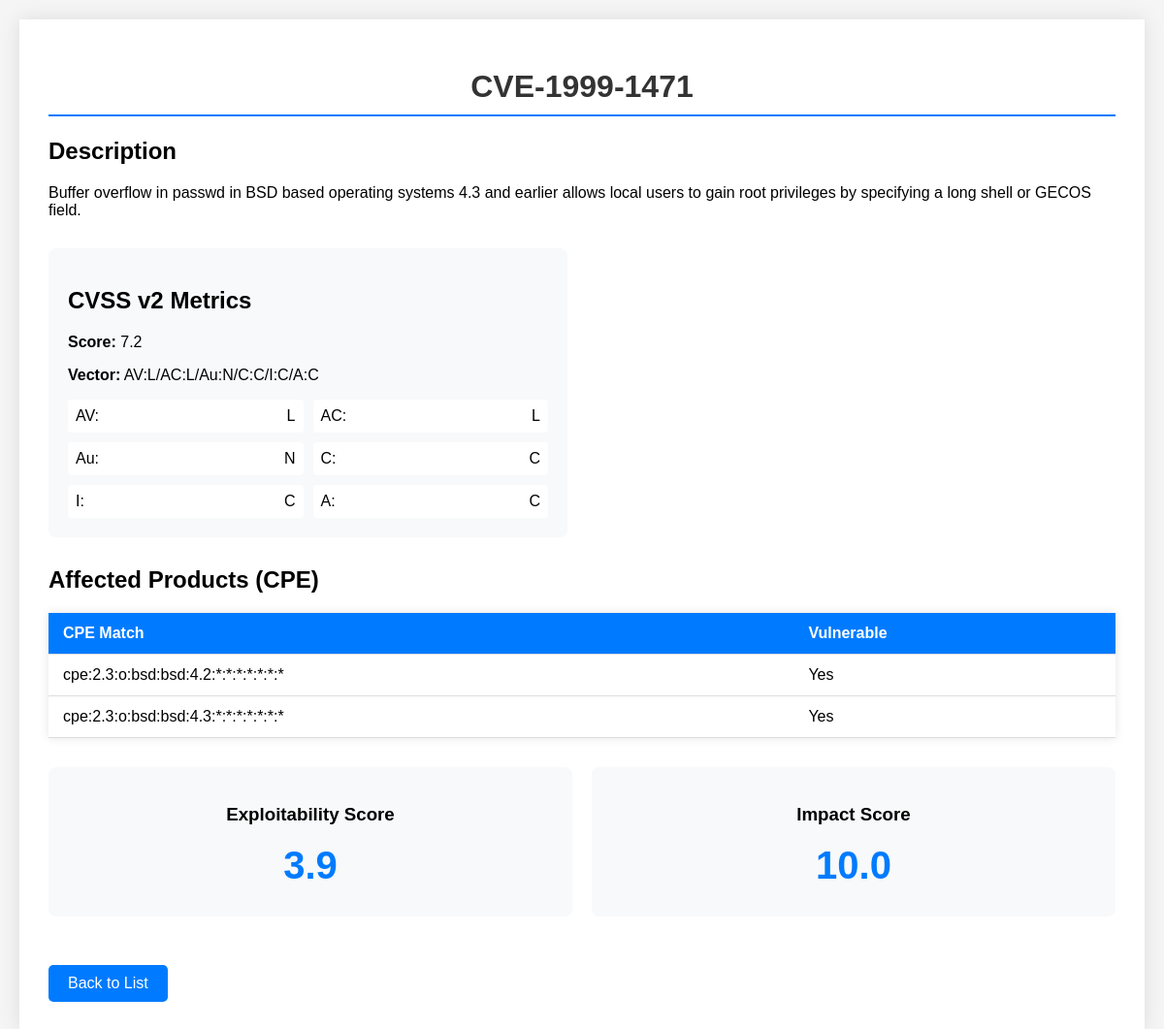
Screenshot of /cves/CVE-1999-1471 with the database file from the repository.
### app/models.py (models this page shows, shortened)
class CVE(db.Model):
    __tablename__ = 'cve'
    id = db.Column(db.String(20), primary_key=True)
    published = db.Column(db.DateTime)
    last_modified = db.Column(db.DateTime)
    description = db.Column(db.Text)
    base_score_v2 = db.Column(db.Float)
    base_score_v3 = db.Column(db.Float)
    cvss_v2_vector = db.Column(db.String(100))
    cvss_v2_severity = db.Column(db.String(20))
    cvss_v3_vector = db.Column(db.String(100))
    cvss_v3_severity = db.Column(db.String(20))
    exploitability_score = db.Column(db.Float)
    impact_score = db.Column(db.Float)
    cpe_list = db.Column(db.JSON)
    status = db.Column(db.String(50))

### app/routes.py (the view)
@app.route('/cves/<cve_id>')
def cve_detail(cve_id):
    cve = CVE.query.get_or_404(cve_id)
    return render_template('cve_detail.html',
                         cve=cve,
                         cvss_v2_metrics=parse_cvss_vector(cve.cvss_v2_vector),
                         cvss_v3_metrics=parse_cvss_vector(cve.cvss_v3_vector))

### app/routes.py (called while the page is built)
def parse_cvss_vector(vector_string):
    if not vector_string:
        return {}
    return {part.split(':')[0]: part.split(':')[1]
            for part in vector_string.split('/')}

### app/templates/cve_detail.html (shortened to what this page needs)
<!DOCTYPE html>
<html>
<head>
    <link rel="stylesheet" href="{{ url_for('static', filename='css/style.css') }}">
</head>
<body>
    <div class="cve-detail">
        <h1>{{ cve.id }}</h1>
        <div class="section">
            <h2>Description</h2>
            <p>{{ cve.description }}</p>
        </div>
        <div class="metrics">
            <div class="cvss-section">
                <h2>CVSS v2 Metrics</h2>
                <p><strong>Score:</strong> {{ cve.base_score_v2  }} </p>
                <p><strong>Vector:</strong> {{ cve.cvss_v2_vector }}</p>
                <div class="vector-breakdown">
                    {% for metric, value in cvss_v2_metrics.items() %}
                    <div class="metric">
                        <span class="metric-name">{{ metric }}:</span>
                        <span class="metric-value">{{ value }}</span>
                    </div>
                    {% endfor %}
                </div>
            </div>
        </div>
        <div class="cpe-list">
            <h2>Affected Products (CPE)</h2>
            <table>
                <tr>
                    <th>CPE Match</th>
                    <th>Vulnerable</th>
                </tr>
                {% for cpe in cve.cpe_list %}
                <tr>
                    <td>{{ cpe.criteria }}</td>
                    <td>{{ 'Yes' if cpe.vulnerable else 'No' }}</td>
                </tr>
                {% endfor %}
            </table>
        </div>
        <div class="scores">
            <div class="score-card">
                <h3>Exploitability Score</h3>
                <p class="score">{{ cve.exploitability_score }}</p>
            </div>
            <div class="score-card">
                <h3>Impact Score</h3>
                <p class="score">{{ cve.impact_score }}</p>
            </div>
        </div>
        <a href="{{ url_for('list_cves') }}" class="back-button">Back to List</a>
    </div>
</body>
</html>

### app/static/css/style.css (style rules this page uses)
body { font-family: Arial, sans-serif; margin: 20px; background-color: #f5f5f5; }
h1 { color: #333; text-align: center; }
table { width: 100%; border-collapse: collapse; margin: 20px 0; background-color: white; box-shadow: 0 0 10px rgba(0, 0, 0, 0.1); }
th, td { padding: 12px 15px; text-align: left; border-bottom: 1px solid #ddd; }
th { background-color: #007bff; color: white; }
h1 { color: #333; border-bottom: 2px solid #007bff; padding-bottom: 10px; }
.back-button { display: inline-block; margin-top: 20px; padding: 10px 20px; background: #007bff; color: #fff; text-decoration: none; border-radius: 5px; }
.cve-detail { max-width: 1200px; margin: 20px auto; padding: 30px; background: white; box-shadow: 0 0 20px rgba(0,0,0,0.1); }
.metrics { display: grid; grid-template-columns: 1fr 1fr; gap: 30px; margin: 30px 0; }
.cvss-section { padding: 20px; background: #f8f9fa; border-radius: 8px; }
.vector-breakdown { display: grid; grid-template-columns: repeat(2, 1fr); gap: 10px; margin-top: 15px; }
.metric { display: flex; justify-content: space-between; padding: 8px; background: white; border-radius: 4px; }
.cpe-list table { width: 100%; margin: 20px 0; }
.scores { display: grid; grid-template-columns: repeat(2, 1fr); gap: 20px; margin: 30px 0; }
.score-card { text-align: center; padding: 20px; background: #f8f9fa; border-radius: 8px; }
.score-card .score { font-size: 2.5em; font-weight: bold; color: #007bff; margin: 10px 0; }

### rows the page displays
CVE: id "CVE-1999-1471", description "Buffer overflow in passwd in BSD based operating systems 4.3 and earlier allows local users to gain root privileges by specifying a long shell or GECOS field.", base_score_v2 "7.2", cvss_v2_vector "AV:L/AC:L/Au:N/C:C/I:C/A:C", exploitability_score "3.9", impact_score "10.0"

### other values shown
{{ metric }} "AV" "AC" "Au" "C" "I" "A"
{{ value }} "L" "L" "N" "C" "C" "C"
{{ cpe.criteria }} "cpe:2.3:o:bsd:bsd:4.2:*:*:*:*:*:*:*" "cpe:2.3:o:bsd:bsd:4.3:*:*:*:*:*:*:*"
{{ 'Yes' if cpe.vulnerable else 'No' }} "Yes" "Yes"
